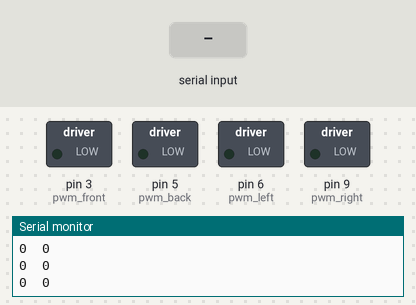
This sketch was run on a simulated Arduino Uno, built with avr-gcc and run on an emulated ATmega328P. Parts: switched loads named in the sketch (green lamp = pin HIGH), the last lines printed to the serial monitor. The test bench sets the inputs (shaded band).

Above: at 1.2 s.
1.3 s: "90,45\n" received over the second serial link
At 2.7 s:
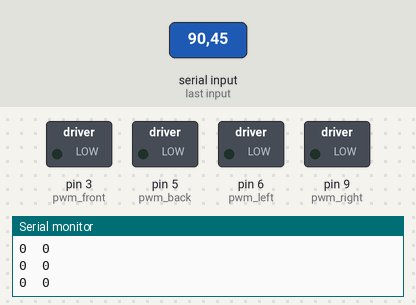
3.0 s: "30,150\n" received over the second serial link
At 3.18 s:
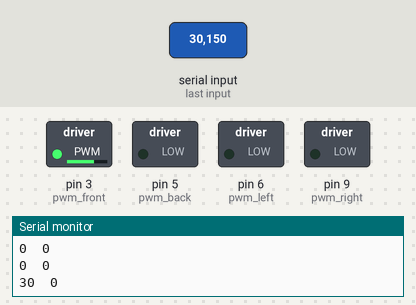
4.7 s: "200\n" received over the second serial link
At 4.89 s:
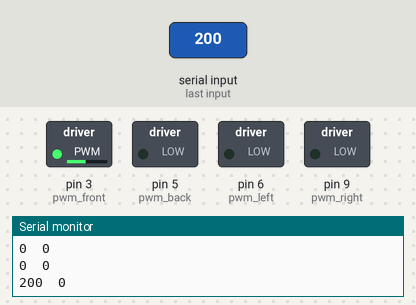
6.4 s: "X90\n" received over the second serial link
At 6.61 s:
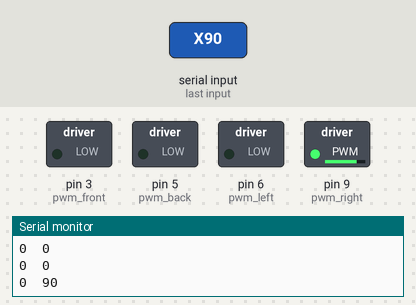
Timing chart, 0 to 9.1 s (numbered marks = the images above; inputs shaded):
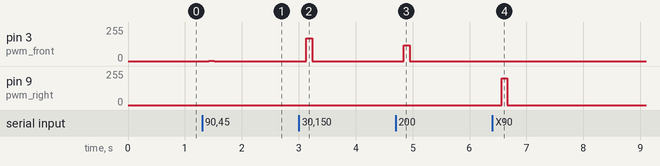

Measured:
- after the input at 1.3 s, pin 3 (pwm_front): 0/255 → 2/255 after 0.12 s, → 0/255 0.10 s later
- after the input at 3.0 s, pin 3 (pwm_front): 0/255 → 171/255 after 0.13 s, → 0/255 0.10 s later
- after the input at 4.7 s, pin 3 (pwm_front): 0/255 → 118/255 after 0.15 s, → 0/255 0.10 s later
- after the input at 6.4 s, pin 9 (pwm_right): 0/255 → 200/255 after 0.16 s, → 0/255 0.10 s later

The sketch:

sketch_jun19k.ino
```cpp
#include <SoftwareSerial.h>
#define RX 3 //Connect to the TX pin of the HC-12
#define TX 2 //Connect to the RX pin of the HC-12
SoftwareSerial HC12(RX, TX);
//Inputs and outputs
int pwm_front = 3;
int pwm_back = 5;
int pwm_left = 6;
int pwm_right = 9;


//Used variables for receive data and control motors
byte incomingByte;
String readBuffer = "";
String readBufferX = "";
String readBufferY = "";
int X_val = 0;
int Y_val = 0;
int i = 0;
bool x_ready = false;
bool y_ready = false;
bool x_passed = false;
bool data_received = false;
int pwm_x = 0;
int pwm_y = 0;


void setup() {
  Serial.begin(9600);                     // Open serial port
  HC12.begin(9600);                     // Open serial port to HC12
  pinMode(pwm_front,OUTPUT);              //Define the pins as outputs
  pinMode(pwm_back,OUTPUT);
  pinMode(pwm_left,OUTPUT);
  pinMode(pwm_right,OUTPUT);
  digitalWrite(pwm_front,LOW);            //Set the pins to low
  digitalWrite(pwm_back,LOW);
  digitalWrite(pwm_left,LOW);
  digitalWrite(pwm_right,LOW);
 }


void loop() {
  //First we store the entire incoming data into "readBuffer"
  while (HC12.available()> 0) {             // If the HC-12 has data in
    incomingByte = HC12.read();             // Store the data byte by byte
    readBuffer += char(incomingByte);       // Add each byte to ReadBuffer total string variable
  }
  delay(100); //This delay has to be equal or higher than the dalay in transmitter

  /*
  We know we first send the X angle data then the Y. So we store the number till
  we receive an "X". If "X" is received we stop adn we then get the x angle data
  till we receive an "Y".
  */
  while (i <= sizeof(readBuffer))
  {
    if(readBuffer[i] == 'X')
    {      x_ready = true;    }
    if(readBuffer[i] == 'Y')
    {      y_ready = true;    }
    if(!x_ready)
    {      readBufferX = readBufferX + (readBuffer[i] );    }
    if(x_passed && !y_ready)
    {      readBufferY = readBufferY + (readBuffer[i] );    }
    if(x_ready)
    {      x_passed = true;    }
    i=i+1;
  }
  data_received = true;

  X_val = readBufferX.toInt(); //Pass the data from string to int so we could use it
  Y_val = readBufferY.toInt();

  if(data_received)
  {
    ///////////////////////////////////////////////////////////////////////////
    //Uncomment the lines below if you want to print the data on serial monitor
    Serial.print(X_val);
    Serial.print("  ");
    Serial.println(Y_val);
    ///////////////////////////////////////////////////////////////////////////

    //Now we reset all variables
    readBuffer = "";       //Reset the buffer to empty
    readBufferX = "";       //Reset the buffer to empty
    x_ready = false;        //Reset the other values
    x_passed = false;
    readBufferY = "";       //Reset the buffer to empty
    y_ready = false;
    i=0;
  }
  data_received = false;

///////////////////////////////////////////////////////////////////////////
////////////////////////////front and back/////////////////////////////////
///////////////////////////////////////////////////////////////////////////
  //Now we control the PWM signal for each motor only if the angle of the
  //controller is higher ol lower than - 4
  if(X_val > 4)
  {
    pwm_x = map(X_val,0,35,0,200);    //Map the angle to a PWM signal from 0 tow 255
    constrain(pwm_x,0,200);           //Constrain the values
    analogWrite(pwm_front,pwm_x);     //Write the PWM signal and activate the motor
    analogWrite(pwm_back,LOW);
  }
  //We do the same for all 4 PWM pins
  if(X_val < -4)
  {
    pwm_x = map(X_val,0,-35,0,200);
    constrain(pwm_x,0,200);
    analogWrite(pwm_front,LOW);
    analogWrite(pwm_back,pwm_x);
  }

  if(X_val > -4 && X_val < 4)
  {
    analogWrite(pwm_front,LOW);
    analogWrite(pwm_back,LOW);
  }

///////////////////////////////////////////////////////////////////////////
////////////////////////////left and right/////////////////////////////////
///////////////////////////////////////////////////////////////////////////

  if(Y_val > 10)
  {
    analogWrite(pwm_right,200);
    analogWrite(pwm_left,LOW);
  }

  if(Y_val < -10)
  {
    analogWrite(pwm_right,LOW);
    analogWrite(pwm_left,200);
  }

  if(Y_val > -10 && Y_val < 10)
  {
    analogWrite(pwm_right,LOW);
    analogWrite(pwm_left,LOW);
  }
///////////////////////////////////////////////////////////////////////////
///////////////////////////////////////////////////////////////////////////
}//End of void loop
```
